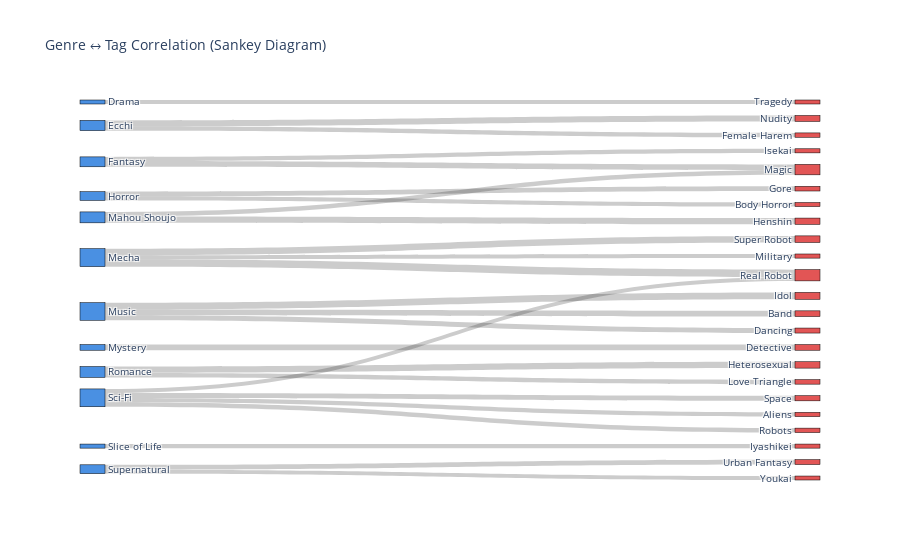

The cell this chart's notebook holds for it:
### Code cell
import plotly.graph_objects as go

genre_tags = corr_long_filtered  # 필터링된 long-form 데이터 사용

fig = go.Figure(data=[go.Sankey(
    node=dict(
        pad=15,
        thickness=25,
        line=dict(color="black", width=0.5),
        label=list(genre_tags['Genre'].unique()) + list(genre_tags['Tag'].unique()),
        color=["#4a90e2"] * len(genre_tags['Genre'].unique()) + ["#e25555"] * len(genre_tags['Tag'].unique())
    ),
    link=dict(
        source=genre_tags['Genre'].map(lambda x: list(genre_tags['Genre'].unique()).index(x)),
        target=genre_tags['Tag'].map(lambda x: len(genre_tags['Genre'].unique()) + list(genre_tags['Tag'].unique()).index(x)),
        value=genre_tags['Correlation'] * 100  # 값 스케일링
    )
)])
fig.update_layout(title_text="Genre ↔ Tag Correlation (Sankey Diagram)", font_size=10)
fig.show()

### Figure 1 — Plotly figure (JSON) as saved in the notebook; plotly's stock layout.template omitted (floating-point values rounded to 4 significant figures)
{"data": [{"link": {"source": [0, 1, 1, 2, 2, 3, 3, 4, 4, 5, 5, 5, 6, 6, 6, 7, 8, 8, 9, 9, 9, 9, 10, 11, 11], "target": [12, 13, 14, 15, 16, 17, 18, 19, 16, 20, 21, 22, 23, 24, 25, 26, 27, 28, 29, 21, 30, 31, 32, 33, 34], "value": [30.71, 33.43, 45.42, 31.53, 44.69, 31.1, 35.83, 48.42, 35.68, 31.77, 56.03, 50.75, 43.77, 38.49, 53.39, 43.61, 49.06, 34.78, 32.83, 30.53, 34.1, 39.7, 31.27, 37.52, 30.49]}, "node": {"color": ["#4a90e2", "#4a90e2", "#4a90e2", "#4a90e2", "#4a90e2", "#4a90e2", "#4a90e2", "#4a90e2", "#4a90e2", "#4a90e2", "#4a90e2", "#4a90e2", "#e25555", "#e25555", "#e25555", "#e25555", "#e25555", "#e25555", "#e25555", "#e25555", "#e25555", "#e25555", "#e25555", "#e25555", "#e25555", "#e25555", "#e25555", "#e25555", "#e25555", "#e25555", "#e25555", "#e25555", "#e25555", "#e25555", "#e25555"], "label": ["Drama", "Ecchi", "Fantasy", "Horror", "Mahou Shoujo", "Mecha", "Music", "Mystery", "Romance", "Sci-Fi", "Slice of Life", "Supernatural", "Tragedy", "Female Harem", "Nudity", "Isekai", "Magic", "Body Horror", "Gore", "Henshin", "Military", "Real Robot", "Super Robot", "Band", "Dancing", "Idol", "Detective", "Heterosexual", "Love Triangle", "Aliens", "Robots", "Space", "Iyashikei", "Urban Fantasy", "Youkai"], "line": {"color": "black", "width": 0.5}, "pad": 15, "thickness": 25}, "type": "sankey"}], "layout": {"font": {"size": 10}, "title": {"text": "Genre ↔ Tag Correlation (Sankey Diagram)"}}}
